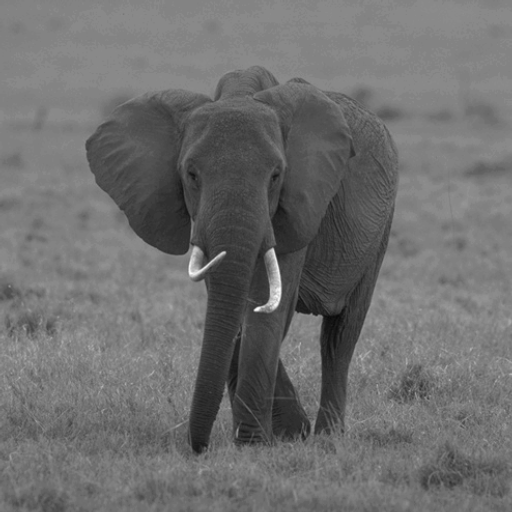
#> input picture imgs/elephant.png, 512 x 512 px; its folder holds 2 pictures in this run
$ python QHED_Simulator.py
#> lines starting #> are read from the running program, lines starting #| are printed output that depends on the picture
# Importing standard Qiskit libraries and configuring account
from qiskit import *
from qiskit import IBMQ
from qiskit.compiler import transpile, assemble
from qiskit.tools.jupyter import *
from qiskit.visualization import *

import numpy as np
import os
import matplotlib.pyplot as plt
from matplotlib import style
style.use('bmh')

from PIL import Image
import math
import argparse

def get_args():
    parser = argparse.ArgumentParser(description="QHED simulator")
    parser.add_argument('--name', type=str, default='elephant', choices=['elephant', 'cameraman'])
    parser.add_argument('--size', type=int, default=64, help="crop size")
    parser.add_argument('--noise', action='store_true', help="With Noise or not")
    parser.add_argument('--std', default = 0.01, type=float)

    return parser.parse_args()
# python3 QHED_Simulator.py --name elephant --size 64 --noise --std 0.01

args = get_args()

crop_size = args.size
name = args.name # [elephant, cameraman]

### Noise
Noise = args.noise
mean = 0
std = args.std


def plot_image(img, i, title: str):
    plt.title(title)
    plt.xticks(range(img.shape[0]))
    plt.yticks(range(img.shape[1]))

    plt.imshow(img, extent=[0, img.shape[0], img.shape[1], 0], cmap='binary')
    plt.savefig(f"{save_dir}/{title}_{i}.jpg")
    plt.close()
    # plt.show()

def addNoise(img, mean, std, Noise = False):
    if Noise == False:
        return img
    else:
        img = np.array(img/255.0, dtype=float)
        noise = np.random.normal(mean, std, img.shape)
        out = img + noise

        out = np.clip(out, 0.0, 1.0)
        out = np.uint8(out*255)

        return out

def amplitude_encode(img_data):

    # Calculate the RMS value
    rms = np.sqrt((np.sum(np.square(img_data, dtype='float64'), axis=None)))

    # Create normalized image
    image_norm = []
    for arr in img_data:
        for ele in arr:
            image_norm.append(ele / rms)
    # Return the normalized image as a numpy array
    return np.array(image_norm)

def generateCircuit(image_norm_h, image_norm_v):

    # Create the circuit for horizontal scan
    qc_h = QuantumCircuit(total_qb)
    qc_h.initialize(image_norm_h, range(1, total_qb))
    qc_h.h(0)
    qc_h.unitary(D2n_1, range(total_qb))
    qc_h.h(0)
    # display(qc_h.draw('mpl', fold=-1))

    # Create the circuit for vertical scan
    qc_v = QuantumCircuit(total_qb)
    qc_v.initialize(image_norm_v, range(1, total_qb))
    qc_v.h(0)
    qc_v.unitary(D2n_1, range(total_qb))
    qc_v.h(0)
    # display(qc_v.draw('mpl', fold=-1))

    # Combine both circuits into a single list
    circ_list = [qc_h, qc_v]

    return qc_h, qc_v, circ_list

def QuantumSimulate(qc_h, qc_v, circ_list):
    # Simulating the cirucits
    back = Aer.get_backend('statevector_simulator')
    results = execute(circ_list, backend=back).result()
    sv_h = results.get_statevector(qc_h)
    sv_v = results.get_statevector(qc_v)

    from qiskit.visualization import array_to_latex
    print('Horizontal scan statevector:')
    # display(array_to_latex(sv_h[:30], max_size=30))
    print()
    print('Vertical scan statevector:')
    # display(array_to_latex(sv_v[:30], max_size=30))

    return sv_h, sv_v

def scanEdge(sv_h, sv_v):
    edge_scan_h = np.array([sv_h[f'{2*i+1:0{total_qb}b}'].real for i in range(2**data_qb)]).reshape(image.shape[1], image.shape[2])
    edge_scan_v = np.array([sv_v[f'{2*i+1:0{total_qb}b}'].real for i in range(2**data_qb)]).reshape(image.shape[1], image.shape[2]).T

    return edge_scan_h, edge_scan_v


img_dir = f"imgs/{name}.png"

data_qb = int(math.log2(crop_size**2))
anc_qb = 1
total_qb = data_qb + anc_qb
print(f"Total Qubits: {total_qb}")

noise = f"Noise_std{std}" if Noise else ""
save_dir = f"result_{name}/result_image_crop{crop_size}{noise}"
os.makedirs(save_dir, exist_ok=True)

image = np.array(Image.open(img_dir).convert('L'))
print(f"Original Image Shape: {image.shape}")
#| Original Image Shape: (512, 512)

image = addNoise(image, mean, std, Noise = Noise)

original_img = [image.shape[0], image.shape[1]]
#> original_img = [512, 512]
times = int(image.shape[0]/crop_size)
#> times = 8
crop_image = np.zeros((times**2, crop_size, crop_size))
for i in range(times):
    for j in range(times):
        crop_image[i*times+j] = image[i*crop_size:(i+1)*crop_size, j*crop_size:(j+1)*crop_size]
image = crop_image

print(f"Cropped Image Shape: {image.shape}")
#| Cropped Image Shape: (64, 64, 64)


    # Horizontal: Original image
image_norm_h = np.asarray([amplitude_encode(image[i]) for i in range(image.shape[0])])
#> in amplitude_encode, `rms = np.sqrt((np.sum(np.square(img_data, dtype='float64'), axis=None)))`: rms = 8357
#> the loop in amplitude_encode, `for arr in img_data:` made 64 passes
#> after the loop in amplitude_encode, `for arr in img_data:`: image_norm = 4096 values, max 0.0164 at index 357, min 0.0141 at index 2000, mean 0.0156
#> the loop in amplitude_encode (call 2), `for arr in img_data:` made 64 passes
#> in amplitude_encode (call 30), `rms = np.sqrt((np.sum(np.square(img_data, dtype='float64'), axis=None)))`: rms = 4726.7
#> in amplitude_encode (call 30), `rms = np.sqrt((np.sum(np.square(img_data, dtype='float64'), axis=None)))`:
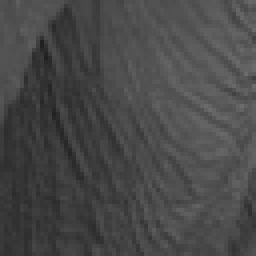
#> img_data: shape (64, 64) float64 (shown 4 times larger); min 33, max 107, mean 72.5
#> the loop in amplitude_encode (call 30), `for arr in img_data:` made 64 passes
#> after the loop in amplitude_encode (call 30), `for arr in img_data:`: image_norm = 4096 values, max 0.0226 at index 1087, min 0.00698 at index 714, mean 0.0153
#> in amplitude_encode (call 31), `rms = np.sqrt((np.sum(np.square(img_data, dtype='float64'), axis=None)))`: rms = 7942.9
#> in amplitude_encode (call 31), `rms = np.sqrt((np.sum(np.square(img_data, dtype='float64'), axis=None)))`:
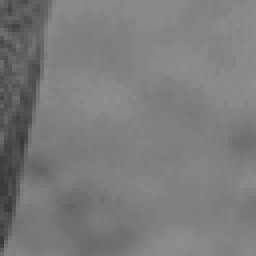
#> img_data: shape (64, 64) float64 (shown 4 times larger); min 57, max 144, mean 123.1
#> the loop in amplitude_encode (call 31), `for arr in img_data:` made 64 passes
#> after the loop in amplitude_encode (call 31), `for arr in img_data:`: image_norm = 4096 values, max 0.0181 at index 1626, min 0.00718 at index 2880, mean 0.0155
#> in amplitude_encode (call 33), `rms = np.sqrt((np.sum(np.square(img_data, dtype='float64'), axis=None)))`: rms = 7876.5
#> in amplitude_encode (call 33), `rms = np.sqrt((np.sum(np.square(img_data, dtype='float64'), axis=None)))`:
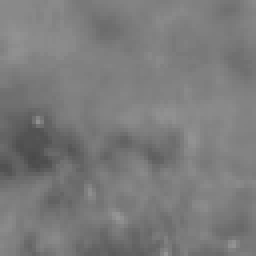
#> img_data: shape (64, 64) float64 (shown 4 times larger); min 74, max 150, mean 122.5
#> the loop in amplitude_encode (call 33), `for arr in img_data:` made 64 passes
#> after the loop in amplitude_encode (call 33), `for arr in img_data:`: image_norm = 4096 values, max 0.019 at index 3485, min 0.00939 at index 2504, mean 0.0156
#> in amplitude_encode (call 35), `rms = np.sqrt((np.sum(np.square(img_data, dtype='float64'), axis=None)))`: rms = 8509.2
#> in amplitude_encode (call 35), `rms = np.sqrt((np.sum(np.square(img_data, dtype='float64'), axis=None)))`:
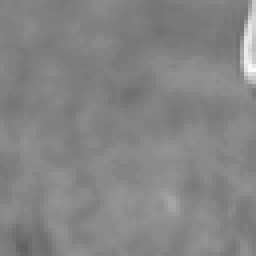
#> img_data: shape (64, 64) float64 (shown 4 times larger); min 98, max 251, mean 132.4
#> the loop in amplitude_encode (call 35), `for arr in img_data:` made 64 passes
#> after the loop in amplitude_encode (call 35), `for arr in img_data:`: image_norm = 4096 values, max 0.0295 at index 1151, min 0.0115 at index 3909, mean 0.0156
#> in amplitude_encode (call 36), `rms = np.sqrt((np.sum(np.square(img_data, dtype='float64'), axis=None)))`: rms = 5406.5
#> in amplitude_encode (call 36), `rms = np.sqrt((np.sum(np.square(img_data, dtype='float64'), axis=None)))`:
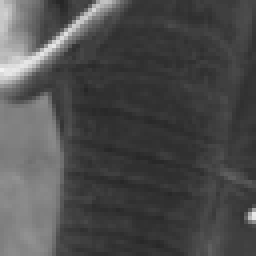
#> img_data: shape (64, 64) float64 (shown 4 times larger); min 38, max 242, mean 75.9
#> the loop in amplitude_encode (call 36), `for arr in img_data:` made 64 passes
#> after the loop in amplitude_encode (call 36), `for arr in img_data:`: image_norm = 4096 values, max 0.0448 at index 1088, min 0.00703 at index 15, mean 0.014
#> in amplitude_encode (call 37), `rms = np.sqrt((np.sum(np.square(img_data, dtype='float64'), axis=None)))`: rms = 6148.4
#> in amplitude_encode (call 37), `rms = np.sqrt((np.sum(np.square(img_data, dtype='float64'), axis=None)))`:
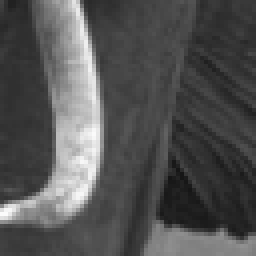
#> img_data: shape (64, 64) float64 (shown 4 times larger); min 22, max 251, mean 82.8
#> the loop in amplitude_encode (call 37), `for arr in img_data:` made 64 passes
#> after the loop in amplitude_encode (call 37), `for arr in img_data:`: image_norm = 4096 values, max 0.0408 at index 3392, min 0.00358 at index 2732, mean 0.0135
#> in amplitude_encode (call 38), `rms = np.sqrt((np.sum(np.square(img_data, dtype='float64'), axis=None)))`: rms = 4952.1
#> in amplitude_encode (call 38), `rms = np.sqrt((np.sum(np.square(img_data, dtype='float64'), axis=None)))`:
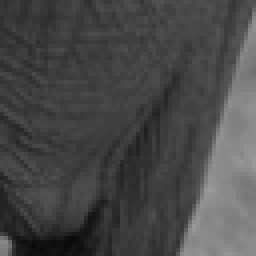
#> img_data: shape (64, 64) float64 (shown 4 times larger); min 10, max 155, mean 71.9
#> the loop in amplitude_encode (call 38), `for arr in img_data:` made 64 passes
#> after the loop in amplitude_encode (call 38), `for arr in img_data:`: image_norm = 4096 values, max 0.0313 at index 3060, min 0.00202 at index 3857, mean 0.0145

# Vertical: Transpose of Original image
image_norm_v = np.asarray([amplitude_encode(image[i].T) for i in range(image.shape[0])])
D2n_1 = np.roll(np.identity(2**total_qb), 1, axis=1)


Total_scan_h = []
Total_scan_v = []
for i in range(image_norm_h.shape[0]):
    print(f"Idx: {i}")
#> (the run stopped early here; a loop or call above may not have finished)
